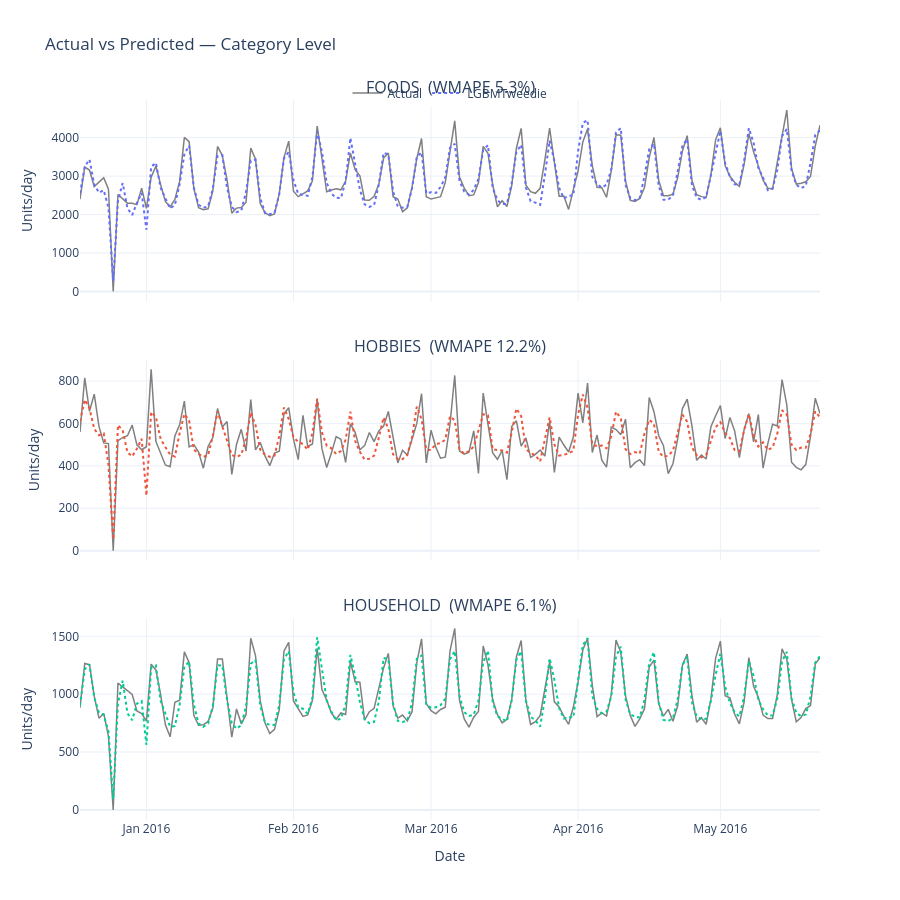

Notebook source saved alongside this figure:
### Markdown cell above
## 5b. Aggregation-Level Actual vs Predicted

Same test period viewed at three aggregation levels.
As items are summed, demand noise cancels out and predictions track actuals much more closely — reflected in the much lower WMAPE vs item level.

- **Category (3):** FOODS / HOBBIES / HOUSEHOLD
- **Department (7):** all 7 departments
- **Total:** store-wide daily demand

### Code cell
# Category-level: sum sales and predictions per (cat_id, date)
CAT_AGG_COLORS = {"FOODS": "#636EFA", "HOBBIES": "#EF553B", "HOUSEHOLD": "#00CC96"}
cat_order = ["FOODS", "HOBBIES", "HOUSEHOLD"]

fig = make_subplots(
    rows=3, cols=1, shared_xaxes=True, vertical_spacing=0.08,
    subplot_titles=cat_order,
)
for i, cat in enumerate(cat_order, 1):
    agg = (
        test_copy[test_copy["cat_id"] == cat]
        .groupby("date")[["sales", "y_pred"]].sum().reset_index()
    )
    denom = agg["sales"].abs().sum()
    wmape = (agg["sales"] - agg["y_pred"]).abs().sum() / denom if denom > 0 else 0
    fig.layout.annotations[i - 1].text = f"{cat}  (WMAPE {wmape:.1%})"
    color = CAT_AGG_COLORS[cat]
    fig.add_trace(go.Scatter(
        x=agg["date"], y=agg["sales"], mode="lines", name="Actual",
        line=dict(color="grey", width=1.5), legendgroup="actual", showlegend=(i == 1),
    ), row=i, col=1)
    fig.add_trace(go.Scatter(
        x=agg["date"], y=agg["y_pred"], mode="lines", name="LGBMTweedie",
        line=dict(color=color, width=2, dash="dot"),
        legendgroup="pred", showlegend=(i == 1),
    ), row=i, col=1)
    fig.update_yaxes(title_text="Units/day", row=i, col=1)

fig.update_layout(
    title="Actual vs Predicted — Category Level",
    height=300 * 3, template="plotly_white",
    legend=dict(orientation="h", y=1.03, x=0.5, xanchor="center"),
)
fig.update_xaxes(title_text="Date", row=3, col=1)
fig.write_html(str(FIGS_DIR / "actual_vs_predicted_cat.html"), include_plotlyjs="cdn")
fig.show()

### Figure 1 — Plotly figure (JSON) as saved in the notebook; plotly's stock layout.template omitted (floating-point values rounded to 4 significant figures; data arrays with more than 128 entries replaced by an {"elided": "..."} marker saying what was removed)
{"data": [{"legendgroup": "actual", "line": {"color": "grey", "width": 1.5}, "mode": "lines", "name": "Actual", "showlegend": true, "type": "scatter", "x": {"elided": "157 str values"}, "xaxis": "x", "y": {"elided": "157 int values"}, "yaxis": "y"}, {"legendgroup": "pred", "line": {"color": "#636EFA", "dash": "dot", "width": 2}, "mode": "lines", "name": "LGBMTweedie", "showlegend": true, "type": "scatter", "x": {"elided": "157 str values"}, "xaxis": "x", "y": {"elided": "157 float values"}, "yaxis": "y"}, {"legendgroup": "actual", "line": {"color": "grey", "width": 1.5}, "mode": "lines", "name": "Actual", "showlegend": false, "type": "scatter", "x": {"elided": "157 str values"}, "xaxis": "x2", "y": {"elided": "157 int values"}, "yaxis": "y2"}, {"legendgroup": "pred", "line": {"color": "#EF553B", "dash": "dot", "width": 2}, "mode": "lines", "name": "LGBMTweedie", "showlegend": false, "type": "scatter", "x": {"elided": "157 str values"}, "xaxis": "x2", "y": {"elided": "157 float values"}, "yaxis": "y2"}, {"legendgroup": "actual", "line": {"color": "grey", "width": 1.5}, "mode": "lines", "name": "Actual", "showlegend": false, "type": "scatter", "x": {"elided": "157 str values"}, "xaxis": "x3", "y": {"elided": "157 int values"}, "yaxis": "y3"}, {"legendgroup": "pred", "line": {"color": "#00CC96", "dash": "dot", "width": 2}, "mode": "lines", "name": "LGBMTweedie", "showlegend": false, "type": "scatter", "x": {"elided": "157 str values"}, "xaxis": "x3", "y": {"elided": "157 float values"}, "yaxis": "y3"}], "layout": {"annotations": [{"font": {"size": 16}, "showarrow": false, "text": "FOODS  (WMAPE 5.3%)", "x": 0.5, "xanchor": "center", "xref": "paper", "y": 1, "yanchor": "bottom", "yref": "paper"}, {"font": {"size": 16}, "showarrow": false, "text": "HOBBIES  (WMAPE 12.2%)", "x": 0.5, "xanchor": "center", "xref": "paper", "y": 0.64, "yanchor": "bottom", "yref": "paper"}, {"font": {"size": 16}, "showarrow": false, "text": "HOUSEHOLD  (WMAPE 6.1%)", "x": 0.5, "xanchor": "center", "xref": "paper", "y": 0.28, "yanchor": "bottom", "yref": "paper"}], "height": 900, "legend": {"orientation": "h", "x": 0.5, "xanchor": "center", "y": 1.03}, "title": {"text": "Actual vs Predicted — Category Level"}, "xaxis": {"anchor": "y", "domain": [0, 1], "matches": "x3", "showticklabels": false}, "xaxis2": {"anchor": "y2", "domain": [0, 1], "matches": "x3", "showticklabels": false}, "xaxis3": {"anchor": "y3", "domain": [0, 1], "title": {"text": "Date"}}, "yaxis": {"anchor": "x", "domain": [0.72, 1], "title": {"text": "Units/day"}}, "yaxis2": {"anchor": "x2", "domain": [0.36, 0.64], "title": {"text": "Units/day"}}, "yaxis3": {"anchor": "x3", "domain": [0, 0.28], "title": {"text": "Units/day"}}}}
